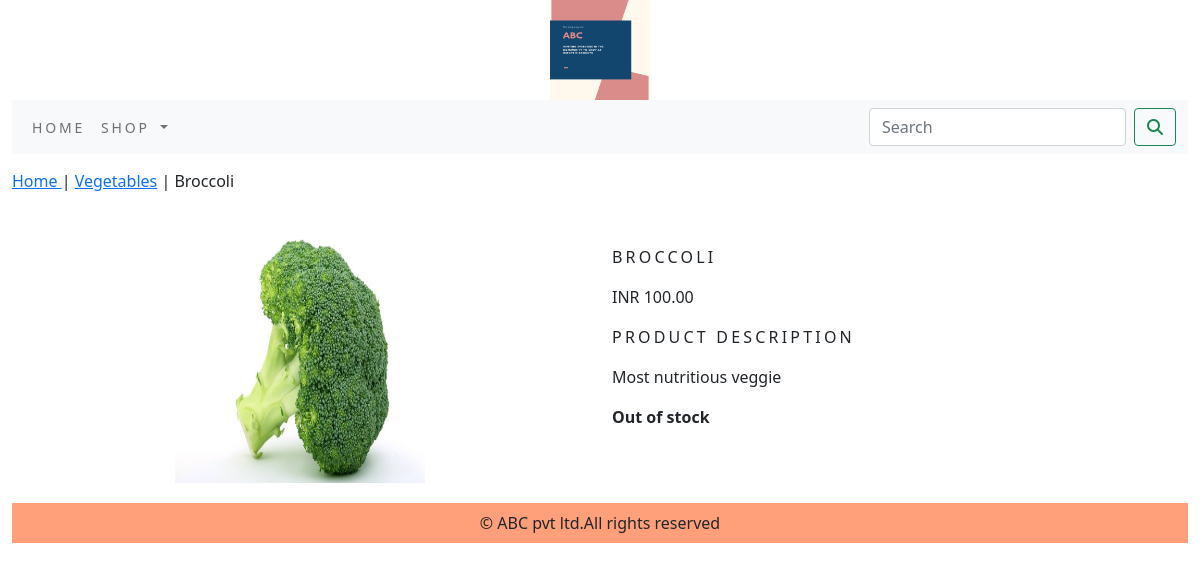
/shop/vegetables/broccoli/, run on the app's committed database.
### shop/models.py (models this page shows, shortened)
class Product(models.Model):
    name = models.CharField(max_length=250, unique=True)
    slug = models.SlugField(max_length=250, unique=True)
    description = models.TextField(blank=True)
    price=models.DecimalField(max_digits=10,decimal_places=2)
    category=models.ForeignKey(Category,on_delete=models.CASCADE)
    image = models.ImageField(upload_to='product', blank=True)
    stock=models.IntegerField()
    available=models.BooleanField(default=True)
    created=models.DateTimeField(auto_now_add=True)
    updated=models.DateTimeField(auto_now=True)
    class Meta:
        ordering=('name',)
        verbose_name='product'
        verbose_name_plural='products'

class Category(models.Model):
    name=models.CharField(max_length=250,unique=True)
    slug=models.SlugField(max_length=250,unique=True)
    description=models.TextField(blank=True)
    image=models.ImageField(upload_to='category',blank=True)
    class Meta:
        ordering=('name',)
        verbose_name='category'
        verbose_name_plural='categories'
    def get_url(self):
        return reverse('shop:products_by_category',args=[self.slug])
    def __str__(self):
        return '{}'.format(self.name)

### shop/views.py (the view)
# urls.py: path('<slug:c_slug>/<slug:product_slug>/', views.proDetail, name='prodCatdetail'),
def proDetail(request,c_slug,product_slug):
    try:
        product=Product.objects.get(category__slug=c_slug,slug=product_slug)
    except Exception as e:
        raise e
    return render(request,'product.html',{'product':product})

### cart/context_processors.py (called while the page is built)
def counter(request):
    item_count=0
    if 'admin' in request.path:
        return {}
    else:
        try:
            cart=Cart.objects.filter(cart_id=_cart_id(request))
            cart_items=CartItem.objects.all().filter(cart=cart[:1])
            for cart_item in cart_items:
                item_count += cart_item.quantity
        except Cart.DoesNotExist:
            item_count = 0
    return dict(item_count=item_count)

### cart/views.py (called while the page is built)
def _cart_id(request):
    cart=request.session.session_key
    if not cart:
        cart=request.session.create()
    return cart

### shop/context_processors.py (called while the page is built)
def menu_links(request):
    links=Category.objects.all()
    return dict(links=links)

### templates/product.html (shortened to what this page needs)
{% extends 'base.html' %}
{% load static %}
{% block content %}
<div class="row my_prod_row_class">
    <div class="mx_auto">
        <p> <a href="{% url 'shop:allProdCat' %}"> Home </a> | <a href="{{product.category.get_url}}">{{product.category}}</a> | {{product.name}} </p>
    </div>
<div class="container">
<br>
<div class="row">
    <div class="col-12 col-sm-12 col-md-12 col-lg-6 text-center">
        <div style="min-width:18rem">
            <img src="{{product.image.url}}" alt="{{product.name}}" width="250px" height="250px">
        </div>
    </div>
        <div class="col-12 col-sm-12 col-md-12 col-lg-6">
            <div>
            <h1 class="my_prod_title">{{product.name}}</h1>
            <p>INR {{product.price}}</p>
            <P class="my_title"> product description </P>
            <p class="text-justify my_prod_text">{{product.description}}</p>
            {% if product.stock <= 0 %}
            <p class="text-justify my_prod_text"><b> Out of stock </b></p>
            {% else %}
            <a class="btn btn-secondary" href="{% url 'cart:add_cart' product.id %}"> Add to cart </a>
            {% endif %}
        </div>
    </div>
</div>
</div>
</div>
{% endblock %}

### static/css/custom.css (style rules this page uses)
body { font-family: 'Roboto', sans-serif; }
.my_title { font-size : 16px; text-transform : uppercase; letter-spacing : .2em; }
.my_prod_row_class { padding-top : 15px; padding-bottom : 20px; }
.my_prod_title { font-size : 16px; text-transform : uppercase; letter-spacing : .2em; padding-top : 15px; padding-bottom : 10px; }
.my_prod_text { padding-right : 20px; }

### data on the page
Product: category "Vegetables", name "Broccoli", image (picture), name "BROCCOLI", price "100.00", description "Most nutritious veggie"
